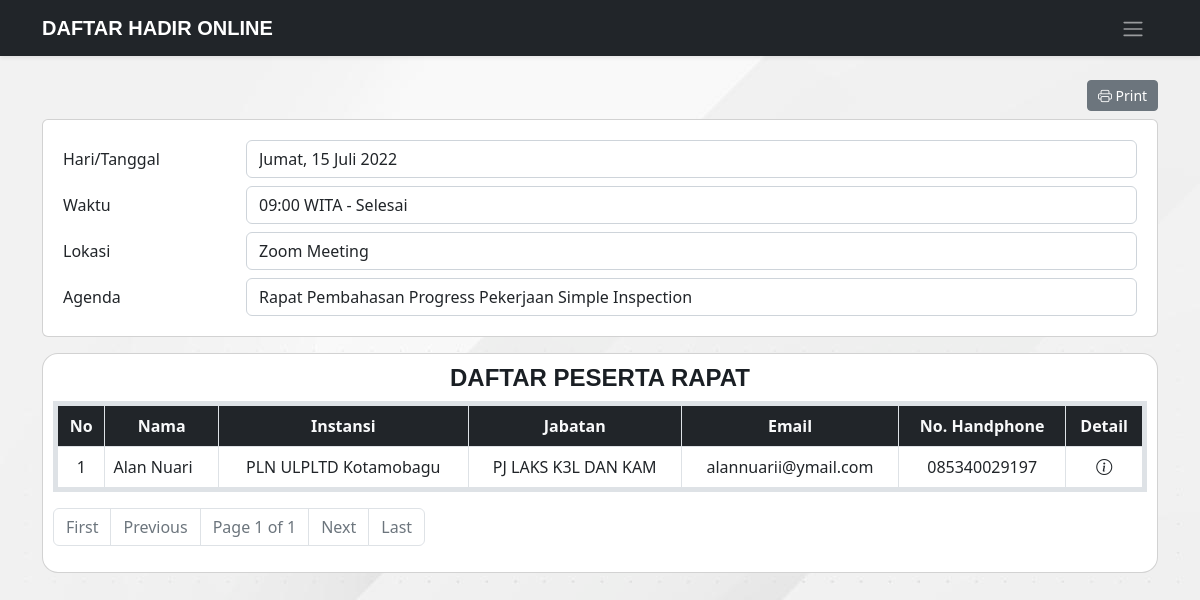
/peserta-rapat/1/1, run on the app's committed database.
### app/models/agenda.py (models this page shows, shortened)
class Agenda(db.Model):
    id = db.Column(db.Integer, primary_key=True, autoincrement=True)
    tanggal = db.Column(db.String(50), nullable=False)
    tanggal_real = db.Column(db.String(50), nullable=False)
    waktu = db.Column(db.String(10), nullable=False)
    tempat = db.Column(db.String(80), nullable=False)
    link = db.Column(db.String(250), nullable=True)
    agenda = db.Column(db.String(150), nullable=False)
    user_id = db.Column(db.Integer, db.ForeignKey('user.id'))
    absens = db.relationship('Absen', backref='agenda', cascade="all, delete-orphan")

### app/models/absen.py (models this page shows, shortened)
class Absen(db.Model):
    id = db.Column(db.Integer, primary_key=True)
    nama = db.Column(db.String(50), nullable=False)
    instansi = db.Column(db.String(80), nullable=False)
    jabatan = db.Column(db.String(50), nullable=False)
    email = db.Column(db.String(50), nullable=False)
    hp = db.Column(db.String(20), nullable=False)
    ttd = db.Column(db.String(50), nullable=False)
    qrcode = db.Column(db.String(50), nullable=False)
    checkin = db.Column(db.String(30), default=datetime.datetime.now().strftime('%d %B %Y, %H:%M:%S'))
    agenda_id = db.Column(db.Integer, db.ForeignKey('agenda.id'))

### app/routes.py (the view)
@app.route('/peserta-rapat/<agenda_id>/<int:page_num>')
def peserta_rapat(agenda_id, page_num):
    guest = Absen.query.filter_by(agenda_id=agenda_id)
    peserta = Absen.query.filter_by(agenda_id=agenda_id).paginate(per_page=10, page=page_num, error_out=True)
    return render_template('pages/peserta-rapat.html', title='Peserta Rapat', guests=peserta, guest=guest)

### app/templates/pages/peserta-rapat.html (shortened to what this page needs)
{% extends 'layouts/base.html' %}  {% block content %}
<main class="container peserta">
  <div class="row">
    <div class="col-12">
      <div class="row d-flex justify-content-end">
        <div class="col-1 btn-group btn-group-sm mb-2" role="group" aria-label="Basic example">
          <a href="{{ url_for('konversi', agenda_id=guest[0].agenda_id ) }}" target="_blank" class="btn btn-secondary"><i class="bi-printer"></i> Print</a>
        </div>
      </div>
      <div class="card mb-3 card-judul">
        <div class="row mb-2">
          <label for="inputEmail3" class="col-sm-2 col-form-label">Hari/Tanggal</label>
          <div class="col-sm-10">
            <input type="email" class="form-control" id="inputEmail3" value="{{guest[0].agenda.tanggal}}" readonly />
          </div>
        </div>
        <div class="row mb-2">
          <label for="inputEmail3" class="col-sm-2 col-form-label">Waktu</label>
          <div class="col-sm-10">
            <input type="email" class="form-control" id="inputEmail3" value="{{guest[0].agenda.waktu}} WITA - Selesai" readonly />
          </div>
        </div>
        <div class="row mb-2">
          <label for="inputEmail3" class="col-sm-2 col-form-label">Lokasi</label>
          <div class="col-sm-10">
            <input type="email" class="form-control" id="inputEmail3" value="{{guest[0].agenda.tempat}}" readonly />
          </div>
        </div>
        <div class="row">
          <label for="inputEmail3" class="col-sm-2 col-form-label">Agenda</label>
          <div class="col-sm-10">
            <input type="email" class="form-control" id="inputEmail3" value="{{guest[0].agenda.agenda}}" readonly />
          </div>
        </div>
      </div>
      <div class="card card-peserta text-center rounded-4">
        <h4 class="fw-bolder">DAFTAR PESERTA RAPAT</h4>
        <table class="table table-bordered text-center border border-5">
          <thead class="bg-dark">
            <tr class="text-light">
              <th scope="col">No</th>
              <th scope="col">Nama</th>
              <th scope="col">Instansi</th>
              <th scope="col">Jabatan</th>
              <th scope="col">Email</th>
              <th scope="col">No. Handphone</th>
              <th scope="col">Detail</th>
            </tr>
          </thead>
          <tbody>
            {% for guest in guests.items %}
            <tr>
              <td>{{loop.index}}</td>
              <td class="text-start">{{guest.nama}}</td>
              <td>{{guest.instansi}}</td>
              <td>{{guest.jabatan}}</td>
              <td>{{guest.email}}</td>
              <td>{{guest.hp}}</td>
              <td>
                <i class="bi-info-circle" data-bs-toggle="modal" data-bs-target="#modal-detail{{guest.id}}"></i>
              </td>
            </tr>
            {% endfor %}
          </tbody>
        </table>
        <nav aria-label="Page navigation example">
          <ul class="pagination">
            {% if guests.page != 1 %}
            <li class="page-item"><a class="page-link" href="{{ url_for('peserta_rapat', page_num=1, agenda_id=guest[0].agenda_id ) }}">First</a></li>
            {% else %}
            <li class="page-item disabled"><span class="page-link">First</span></li>
            {% endif %} {% if guests.has_prev %}
            <li class="page-item"><a class="page-link" href="{{ url_for('peserta_rapat', page_num=guests.prev_num, agenda_id=guest[0].agenda_id ) }}">Previous</a></li>
            {% else %}
            <li class="page-item disabled"><span class="page-link">Previous</span></li>
            {% endif %}
            <li class="page-item disabled"><span class="page-link">Page {{guests.page}} of {{guests.pages}}</span></li>
            {% if guests.has_next %}
            <li class="page-item"><a class="page-link" href="{{ url_for('peserta_rapat', page_num=guests.next_num, agenda_id=guest[0].agenda_id ) }}">Next</a></li>
            {% else %}
            <li class="page-item disabled"><span class="page-link">Next</span></li>
            {% endif %} {% if guests.has_next %}
            <li class="page-item"><a class="page-link" href="{{ url_for('peserta_rapat', page_num=guests.pages, agenda_id=guest[0].agenda_id ) }}">Last</a></li>
            {% else %}
            <li class="page-item disabled"><span class="page-link">Last</span></li>
            {% endif %}
          </ul>
        </nav>
      </div>
    </div>
  </div>
</main>
{% endblock %}

### app/static/css/style.css (style rules this page uses)
:root { scroll-behavior: smooth; }
h1, h2, h3, h4, h5, h6, p, a { font-family: var(--font-primary); color: var(--color-text); }
body { background-image: url("../img/background.jpg"); padding-top: 5rem; }
.peserta .card-judul { padding: 20px; }
.peserta .card-peserta { padding: 10px; }
.peserta table i { cursor: pointer; }

### app/static/css/variables.css (style rules this page uses)
:root { --font-default: "Open Sans", system-ui, -apple-system, "Segoe UI", Roboto, "Helvetica Neue", Arial, "Noto Sans", "Liberation Sans", sans-serif, "Apple Color Emoji", "Segoe UI Emoji", "Segoe UI Symbol", "Noto Color Emoji"; --font-primary: "Source Sans Pro", sans-serif; --font-secondary: "Poppins", sans-serif; --color-bg: #fff; --color-text: #1a1f24; --color-text2: #adb5bd; --color-btn: #ee2110; --color-btn-hover: #ee2210d5; --color-btn2: #4a0e03; --color-btn2-hover: #4a0e03d5; }

### data on the page
Agenda: tanggal "Jumat, 15 Juli 2022", waktu "09:00 WITA - Selesai", tempat "Zoom Meeting", agenda "Rapat Pembahasan Progress Pekerjaan Simple Inspection"
Absen: nama "Alan Nuari", instansi "PLN ULPLTD Kotamobagu", jabatan "PJ LAKS K3L DAN KAM", email "alannuarii@ymail.com", hp "085340029197"

### other printed values
{{ guests.page }} "1"
{{ guests.pages }} "1"
